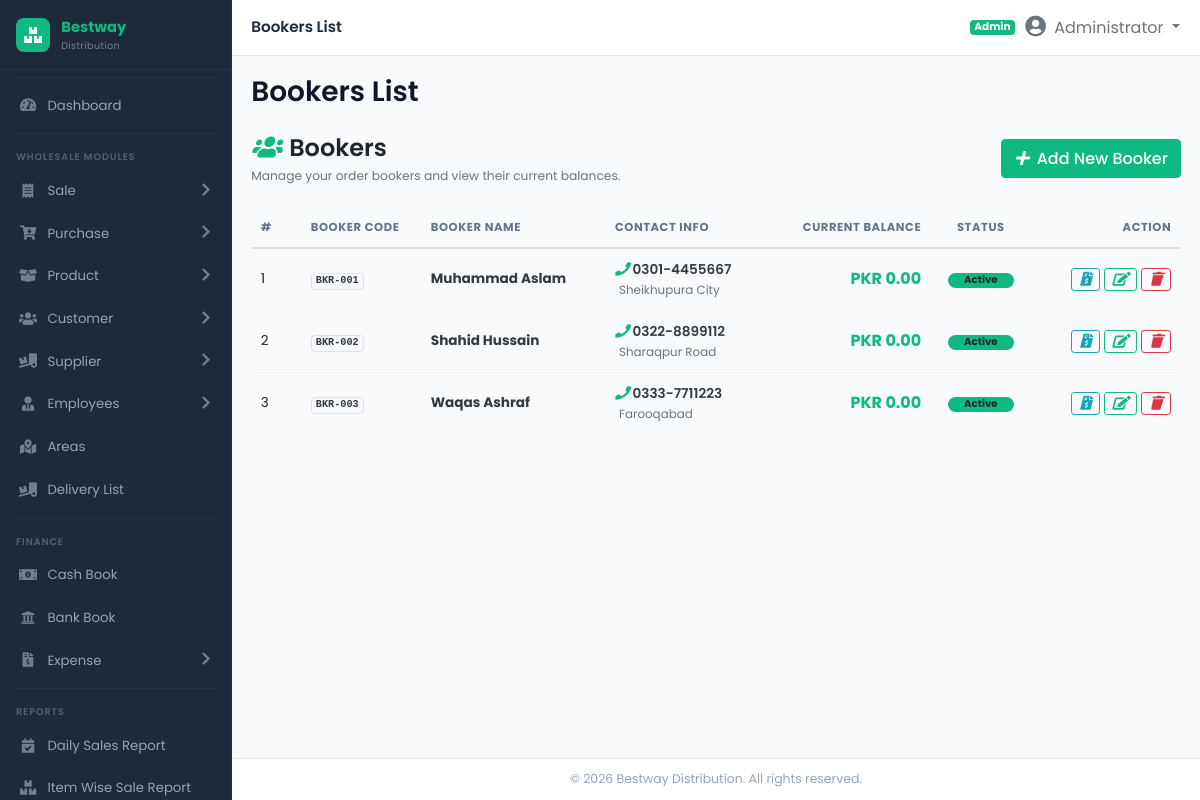
Screenshot of /modules/booker/bookers.php (signed in) with the database file from the repository.
### tables this page shows
CREATE TABLE IF NOT EXISTS `bookers` (
  `id` INT AUTO_INCREMENT PRIMARY KEY,
  `booker_code` VARCHAR(50) UNIQUE NULL,
  `name` VARCHAR(150) NOT NULL,
  `phone` VARCHAR(50) NULL,
  `address` TEXT NULL,
  `commission_rate` DECIMAL(5,2) DEFAULT 0.00,
  `opening_balance` DECIMAL(14,2) DEFAULT 0.00,
  `current_balance` DECIMAL(14,2) DEFAULT 0.00,
  `status` ENUM('Active', 'Inactive') DEFAULT 'Active',
  INDEX (`name`),
  INDEX (`status`)
);

### includes/functions.php (called while the page is built, shortened)
<?php
if (!function_exists('format_currency')) {
    function format_currency($amount) {
        return 'PKR ' . number_format((float)$amount, 2);
    }
}

### modules/booker/bookers.php (the view, shortened to what this page needs)
<?php
require_once __DIR__ . '/../../includes/header.php';
$bookers = [];
if ($db_connected && $pdo) {
    try {
        $stmt = $pdo->query("SELECT * FROM bookers ORDER BY name ASC");
        $bookers = $stmt->fetchAll();
    } catch (Exception $e) {}
}
?>
<div class="d-flex align-items-center justify-content-between mb-4">
    <div>
        <h4 class="fw-bold mb-1"><i class="fa-solid fa-users text-primary me-2"></i>Bookers</h4>
        <p class="text-muted small mb-0">Manage your order bookers and view their current balances.</p>
    </div>
    <a href="<?php echo BASE_URL; ?>modules/booker/add_booker.php" class="btn btn-primary">
        <i class="fa-solid fa-plus me-1"></i> Add New Booker
    </a>
</div>
<div class="custom-card">
    <div class="table-responsive">
        <table class="table table-custom mb-0">
            <thead>
                <tr>
                    <th style="width: 50px;">#</th>
                    <th style="width: 120px;">Booker Code</th>
                    <th>Booker Name</th>
                    <th>Contact Info</th>
                    <th class="text-end">Current Balance</th>
                    <th class="text-center" style="width: 100px;">Status</th>
                    <th class="text-end" style="width: 150px;">Action</th>
                </tr>
            </thead>
            <tbody>
                <?php if (!empty($bookers)): ?>
                    <?php foreach ($bookers as $index => $b): ?>
                        <tr>
                            <td><?php echo $index + 1; ?></td>
                            <td><span class="badge bg-light text-dark border font-monospace"><?php echo htmlspecialchars($b['booker_code'] ?? 'N/A'); ?></span></td>
                            <td>
                                <strong class="text-dark"><?php echo htmlspecialchars($b['name']); ?></strong>
                            </td>
                            <td>
                                <a href="tel:<?php echo htmlspecialchars($b['phone']); ?>" class="text-decoration-none text-dark fw-semibold">
                                    <i class="fa-solid fa-phone text-primary me-1 fs-8"></i><?php echo htmlspecialchars($b['phone']); ?>
                                </a>
                                <?php if (!empty($b['address'])): ?>
                                    <br><small class="text-muted fs-8"><i class="fa-solid fa-location-dot me-1"></i><?php echo htmlspecialchars($b['address']); ?></small>
                                <?php endif; ?>
                            </td>
                            <td class="text-end">
                                <?php if ((float)$b['current_balance'] > 0): ?>
                                    <strong class="text-danger fs-6"><?php echo format_currency($b['current_balance']); ?></strong>
                                <?php else: ?>
                                    <strong class="text-success fs-6"><?php echo format_currency($b['current_balance']); ?></strong>
                                <?php endif; ?>
                            </td>
                            <td class="text-center">
                                <?php if ($b['status'] === 'Active'): ?>
                                    <span class="badge bg-success rounded-pill px-3">Active</span>
                                <?php else: ?>
                                    <span class="badge bg-danger rounded-pill px-3">Inactive</span>
                                <?php endif; ?>
                            </td>
                            <td class="text-end">
                                <a href="booker_ledger.php?booker_id=<?php echo $b['id']; ?>" class="btn btn-sm btn-outline-info py-0 px-2" title="View Ledger">
                                    <i class="fa-solid fa-file-invoice-dollar"></i>
                                </a>
                                <a href="edit_booker.php?id=<?php echo $b['id']; ?>" class="btn btn-sm btn-outline-primary py-0 px-2" title="Edit">
                                    <i class="fa-solid fa-edit"></i>
                                </a>
                                <a href="bookers.php?delete_id=<?php echo $b['id']; ?>" class="btn btn-sm btn-outline-danger py-0 px-2" onclick="return confirm('Are you sure you want to delete this Booker?');" title="Delete">
                                    <i class="fa-solid fa-trash"></i>
                                </a>
                            </td>
                        </tr>
                    <?php endforeach; ?>
                <?php endif; ?>
            </tbody>
        </table>
    </div>
</div>
<?php require_once __DIR__ . '/../../includes/footer.php'; ?>

### assets/css/style.css (style rules this page uses)
:root { --sidebar-bg: #1e293b; --sidebar-hover: #334155; --sidebar-active: #10b981; --sidebar-active-bg: rgba(16, 185, 129, 0.12); --sidebar-text: #94a3b8; --sidebar-text-hover: #ffffff; --sidebar-width: 232px; --primary: #10b981; --primary-dark: #059669; --secondary: #6366f1; --success: #10b981; --info: #0ea5e9; --warning: #f59e0b; --danger: #ef4444; --body-bg: #f8fafc; --card-bg: #ffffff; --card-shadow: 0 1px 2px rgba(0,0,0,0.05), 0 1px 3px rgba(0,0,0,0.08); --topbar-height: 56px; --sidebar-radius: 10px; }
* { margin: 0; padding: 0; box-sizing: border-box; }
body { font-family: 'Poppins', 'Inter', 'Segoe UI', system-ui, -apple-system, sans-serif; background: var(--body-bg); overflow-x: hidden; font-size: 14px; }
.text-primary { color: var(--primary) !important; }
.text-success { color: var(--success) !important; }
.bg-success { background-color: var(--success) !important; }
.btn-primary { background: var(--primary); border-color: var(--primary); color: #fff; font-weight: 500; }
.btn-outline-primary { color: var(--primary); border-color: var(--primary); background: transparent; }
.table { margin-bottom: 0; }
.table th { font-size: 0.72rem; font-weight: 700; text-transform: uppercase; letter-spacing: 0.05em; color: #64748b; border-top: none; border-bottom: 2px solid #e2e8f0; white-space: nowrap; padding: 0.65rem 0.6rem; }
.table td { vertical-align: middle; font-size: 0.85rem; padding: 0.6rem 0.6rem; border-color: #f1f5f9; }
.table tbody tr { transition: background 0.15s; }
.text-end { text-align: right !important; }
.fw-bold { font-weight: 600 !important; }
.fw-semibold { font-weight: 600 !important; }
.font-monospace { font-family: SFMono-Regular, Menlo, Monaco, Consolas, "Liberation Mono", "Courier New", monospace !important; }
.fs-6 { font-size: 1rem !important; }
.me-1 { margin-right: 0.25rem !important; }
.me-2 { margin-right: 0.5rem !important; }
.fa-solid, .fa-regular { font-family: "Font Awesome 5 Free"; }
.fa-solid { font-weight: 900; }
.fa-solid { font-family: "Font Awesome 5 Free" !important; font-weight: 900 !important; }

### rows the page displays
bookers: booker_code "BKR-001", name "Muhammad Aslam", phone "0301-4455667", address "Sheikhupura City", current_balance "PKR 0.00", status "Active"
bookers: booker_code "BKR-002", name "Shahid Hussain", phone "0322-8899112", address "Sharaqpur Road", current_balance "PKR 0.00", status "Active"
bookers: booker_code "BKR-003", name "Waqas Ashraf", phone "0333-7711223", address "Farooqabad", current_balance "PKR 0.00", status "Active"

### other values shown
$page_title "Bookers List"
roleLabel($_SESSION['user_role'] ?? 'Admin') "Admin"
$_SESSION['user_fullname'] "Administrator"
